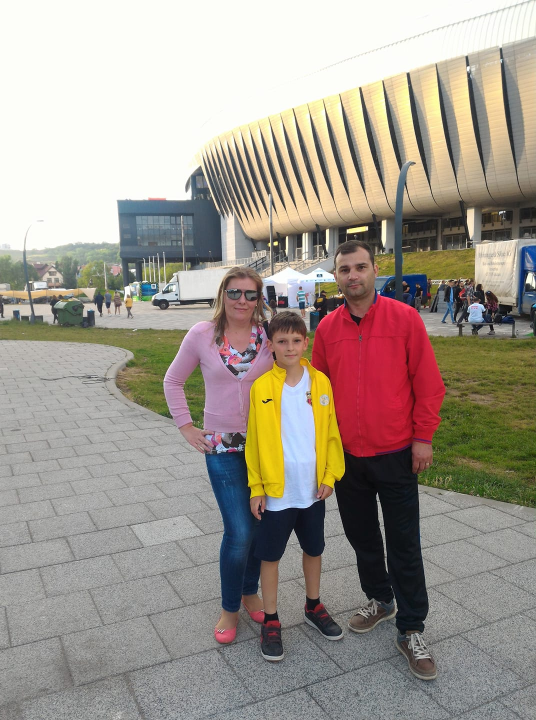
//> input picture 1.jpg, 1072 x 1440 px (shown at 1/2 size)
$ ./imagine   (built with g++ and OpenCV 4)
//> lines starting //> are read from the running program, lines starting //| are printed output that depends on the picture; after the words box and inside, x2 and y2 are one past the last pixel; in counts of white or black regions, pixels touching at a corner belong together
#include "stdafx.h"
#include "opencv2/objdetect/objdetect.hpp"
#include "opencv2/highgui/highgui.hpp"
#include "opencv2/imgproc/imgproc.hpp"
#include <iostream>

using namespace std;
using namespace cv;

int main(int, char**)
{
	Mat gray = imread("1.jpg", 0);
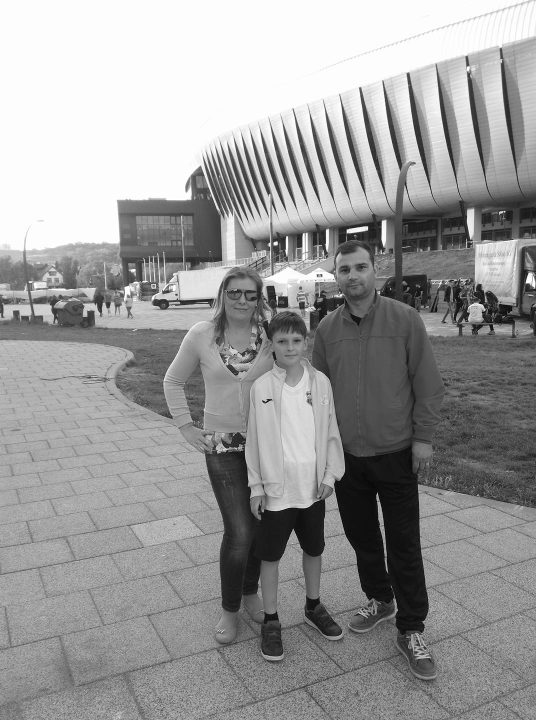
//> gray: 1440 rows x 1072 cols, CV_8UC1 (shown at 1/2 size); min 0, max 255, mean 154.4
	namedWindow("Gray", 1);    imshow("Gray", gray);

	// Initialize parameters
	int histSize = 256;    // bin size
	float range[] = { 0, 255 };
	const float *ranges[] = { range };

	// Calculate histogram
	MatND hist;
	calcHist(&gray, 1, 0, Mat(), hist, 1, &histSize, ranges, true, false);
//> hist = 256 values, max 274705 at index 253, min 0 at index 255, mean 6010.4

	// Show the calculated histogram in command window
	double total;
	total = gray.rows * gray.cols;
//> total = 1543680
	for (int h = 0; h < histSize; h++)
	{
		float binVal = hist.at<float>(h);
		cout << " " << binVal;
	}
//> this loop made 256 passes
//> binVal on passes 1 to 3: 191, 41, 50
//|  191 41 50 57 56 78 81 119
//> (output is shown up to pass 8 of 256)

	// Plot the histogram
	int hist_w = 512; int hist_h = 400;
	int bin_w = cvRound((double)hist_w / histSize);

	Mat histImage(hist_h, hist_w, CV_8UC1, Scalar(0, 0, 0));
	normalize(hist, hist, 0, histImage.rows, NORM_MINMAX, -1, Mat());
//> hist = 256 values, max 400 at index 253, min 0 at index 255, mean 8.75

	for (int i = 1; i < histSize; i++)
	{
		line(histImage, Point(bin_w*(i - 1), hist_h - cvRound(hist.at<float>(i - 1))),
			Point(bin_w*(i), hist_h - cvRound(hist.at<float>(i))),
			Scalar(255, 0, 0), 2, 8, 0);
	}
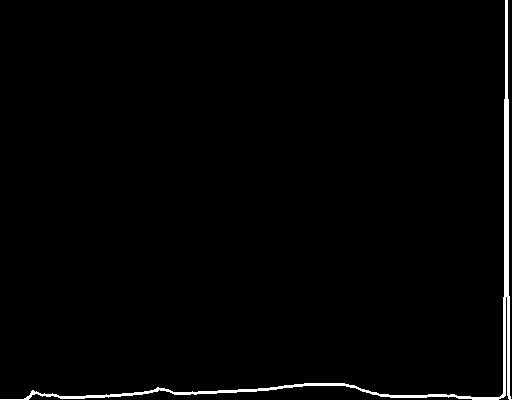
//> histImage: 400 rows x 512 cols, CV_8UC1; 1.6% white; 1 white region, box (x1, y1, x2, y2) and area: (0, 0, 512, 400) 3320

	namedWindow("Result", 1);    imshow("Result", histImage);

	waitKey(0);
	return 0;
}

$ run again, with 2.jpg copied over 1.jpg
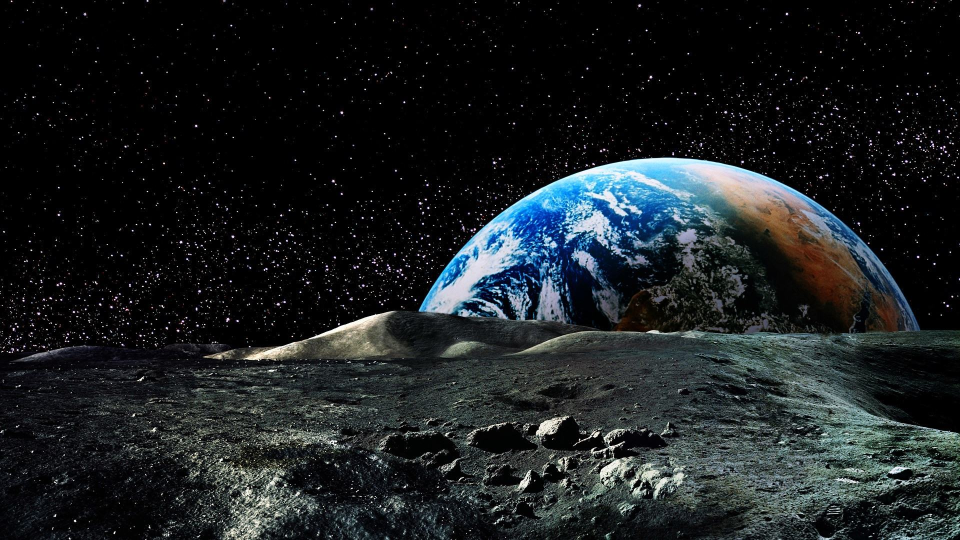
//> input picture 2.jpg, 1920 x 1080 px (shown at 1/2 size)
//> `Mat gray = imread("1.jpg", 0);`:
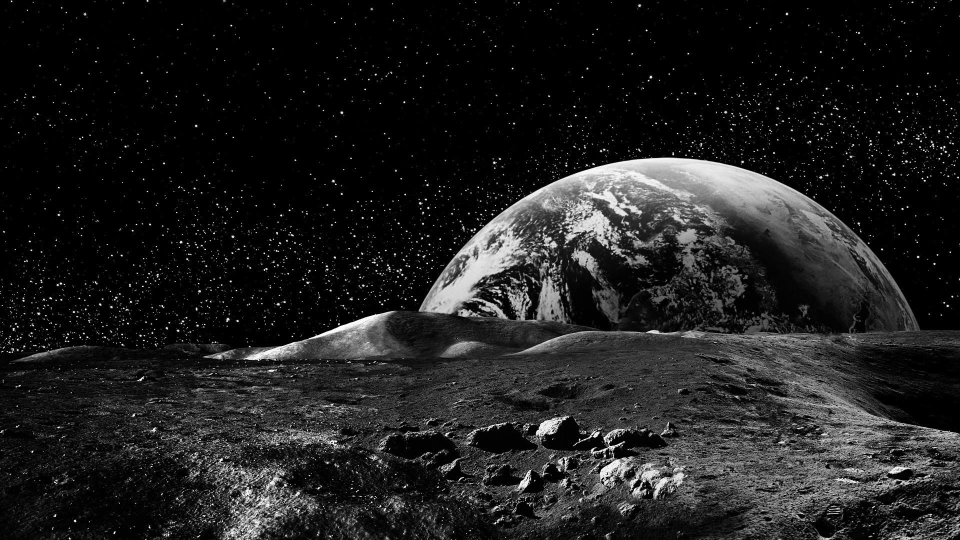
//> gray: 1080 rows x 1920 cols, CV_8UC1 (shown at 1/2 size); min 0, max 255, mean 31.1
//> `calcHist(&gray, 1, 0, Mat(), hist, 1, &histSize, ranges, true, false);`: hist = 256 values, max 803653 at index 0, min 0 at index 255, mean 8093.3
//> the loop `for (int h = 0; h < histSize; h++)` made 256 passes
//> binVal on passes 1 to 3: 803653, 84777, 66738
//> (printed output is left out)
//> `normalize(hist, hist, 0, histImage.rows, NORM_MINMAX, -1, Mat());`: hist = 256 values, max 400 at index 0, min 0 at index 255, mean 4.03
//> after the loop `for (int i = 1; i < histSize; i++)`:
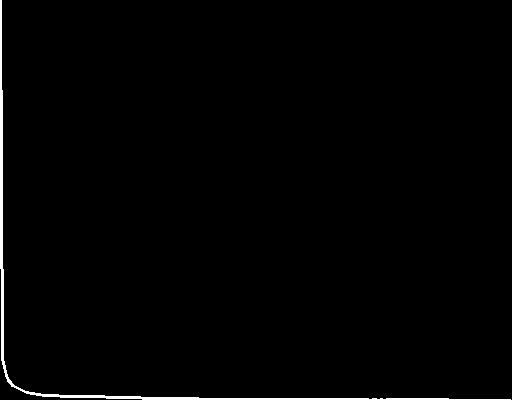
//> histImage: 400 rows x 512 cols, CV_8UC1; 1.1% white; 1 white region, box (x1, y1, x2, y2) and area: (0, 0, 511, 400) 2171

$ run again, with dog.jpg copied over 1.jpg
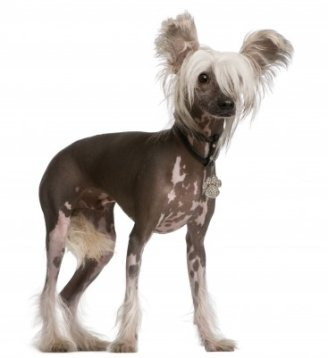
//> input picture dog.jpg, 328 x 358 px
//> `calcHist(&gray, 1, 0, Mat(), hist, 1, &histSize, ranges, true, false);`: hist = 256 values, max 39580 at index 254, min 0 at index 0, mean 331.8
//> the loop `for (int h = 0; h < histSize; h++)` made 256 passes
//> binVal on passes 1 to 3: 0, 0, 0
//> (printed output is left out)
//> `normalize(hist, hist, 0, histImage.rows, NORM_MINMAX, -1, Mat());`: hist = 256 values, max 400 at index 254, min 0 at index 0, mean 3.35
//> after the loop `for (int i = 1; i < histSize; i++)`:
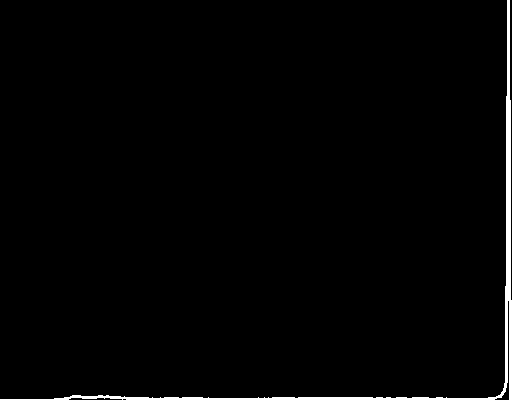
//> histImage: 400 rows x 512 cols, CV_8UC1; 1.5% white; 1 white region, box (x1, y1, x2, y2) and area: (0, 0, 512, 400) 3133

$ run again, with tokyo.jpg copied over 1.jpg
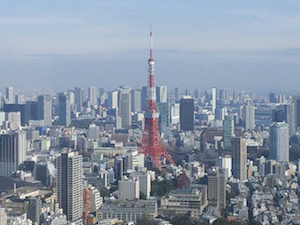
//> input picture tokyo.jpg, 300 x 225 px
//> `Mat gray = imread("1.jpg", 0);`:
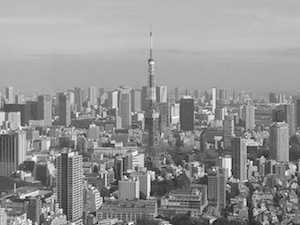
//> gray: 225 rows x 300 cols, CV_8UC1; min 0, max 255, mean 148
//> `calcHist(&gray, 1, 0, Mat(), hist, 1, &histSize, ranges, true, false);`: hist = 256 values, max 1842 at index 186, min 0 at index 1, mean 263.7
//> the loop `for (int h = 0; h < histSize; h++)` made 256 passes
//> binVal on passes 1 to 3: 3, 0, 1
//> (printed output is left out)
//> `normalize(hist, hist, 0, histImage.rows, NORM_MINMAX, -1, Mat());`: hist = 256 values, max 400 at index 186, min 0 at index 1, mean 57.26
//> after the loop `for (int i = 1; i < histSize; i++)`:
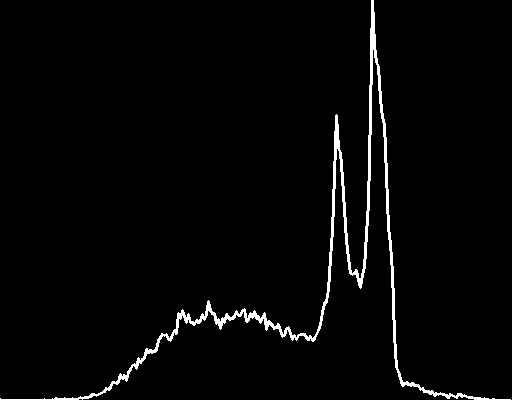
//> histImage: 400 rows x 512 cols, CV_8UC1; 2.4% white; 1 white region, box (x1, y1, x2, y2) and area: (0, 0, 511, 400) 4916
